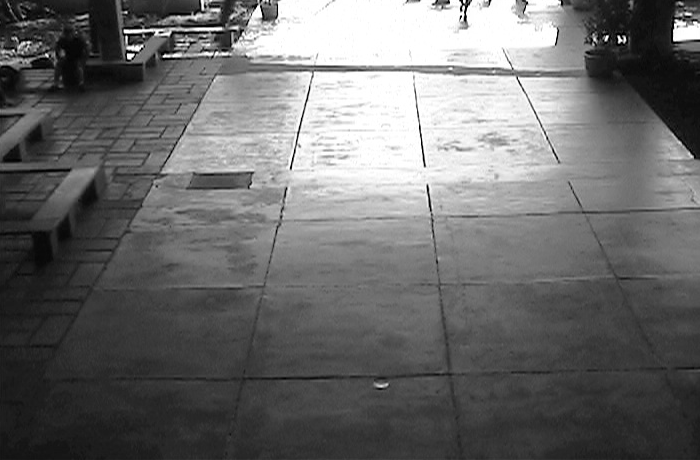
#> input picture images/cena1.png, 700 x 460 px
$ python exercicio1.py
#> lines starting #> are read from the running program, lines starting #| are printed output that depends on the picture; after the words box and inside, x2 and y2 are one past the last pixel; in counts of white or black regions, pixels touching at a corner belong together
import cv2


cena1_img = cv2.imread('images/cena1.png')
#> cena1_img is the input picture: shape (460, 700, 3); min 0, max 255, mean 107
cena2_img = cv2.imread('images/cena2.png')
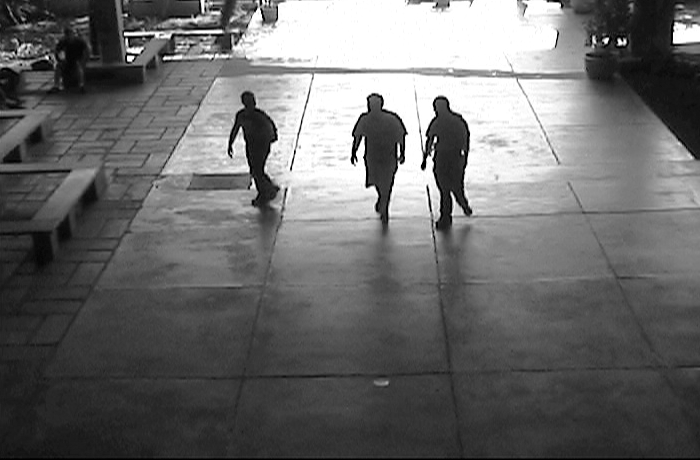
#> input picture images/cena2.png, 700 x 460 px
#> cena2_img is the input picture: shape (460, 700, 3); min 0, max 255, mean 106.6

sad = cv2.absdiff(cena1_img, cena2_img)
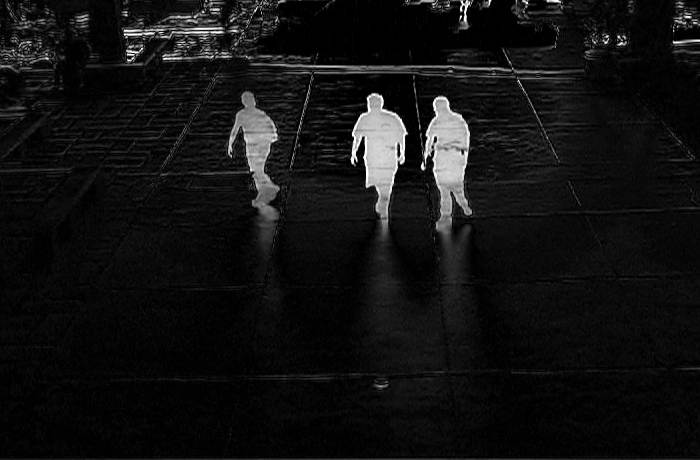
#> sad: shape (460, 700, 3); min 0, max 255, mean 18

_, binary = cv2.threshold(sad, 127, 255, cv2.THRESH_BINARY)
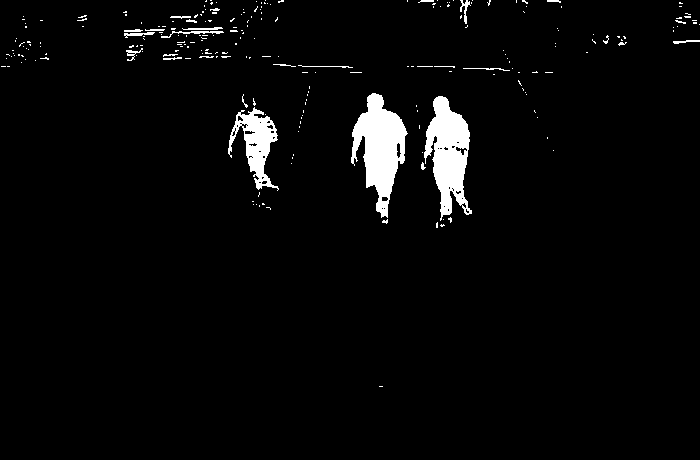
#> binary: shape (460, 700, 3); 3.3% white; 240 white regions (213 under 20 px), largest, box (x1, y1, x2, y2) and area: (351, 93, 408, 218) 3647, (424, 96, 472, 221) 3343, (228, 107, 279, 191) 1780

cv2.imshow("Diferenca (SAD)", sad)
cv2.imshow("Binarizada", binary)

cv2.waitKey(0)
cv2.destroyAllWindows()
